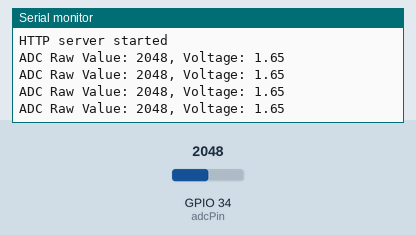
A sketch run on a simulated ESP32. Shown: the last lines printed to the serial monitor. The inputs (shaded band) are chosen by the test bench; at power-on: GPIO 34 (adcPin) = 2048 (analog values on the 0–4095 scale). WiFi joins after 1.5 s; servers stay silent unless stated.

Above: at 2.7 s.
2.8 s: GPIO 34 (adcPin) set to 2866
At 3.24 s:
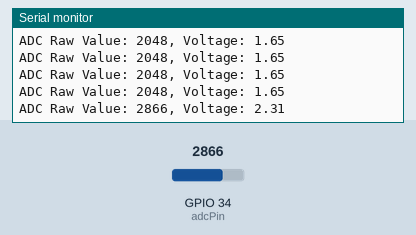
4.3 s: GPIO 34 (adcPin) set to 3603
At 4.46 s:
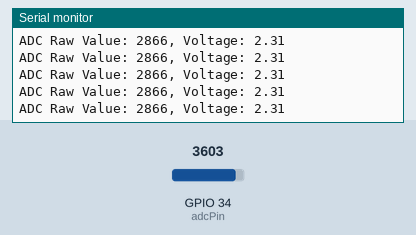
Timing chart, 0 to 7.3 s (numbered marks = the images above; inputs shaded):
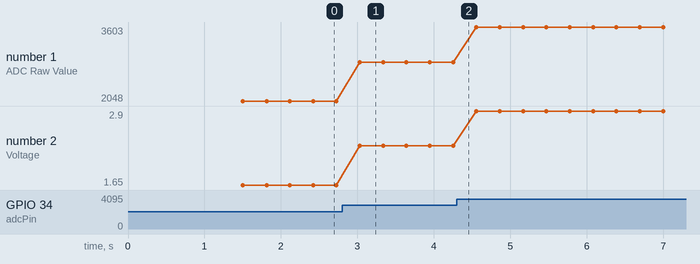

Measured:
- after the input at 2.8 s, the serial monitor: prints a new line after 0.23 s (image 1)
- plotted number 1: 2048 → 2866 after the input at 2.8 s, 2866 → 3603 after the input at 4.3 s
- plotted number 2: 1.65 → 2.31 after the input at 2.8 s, 2.31 → 2.9 after the input at 4.3 s

The sketch:

EjemploJS_ESP.ino
```cpp
/**
 * ESP32 ADC Web Server
 *
 * This code creates a web server that continuously displays ADC readings
 * from the ESP32's analog pin (GPIO 34). The webpage automatically updates
 * the readings using AJAX.
 */

#include <WiFi.h>
#include <WebServer.h>

// WiFi credentials - Replace with your network credentials
const char* ssid = "iMac de Unalmed";
const char* password = "fotonica109";

// Web server on port 80
WebServer server(80);

// ADC pin
const int adcPin = 34;  // GPIO 34 (Analog ADC1_CH6)
unsigned long lastSampleTime = 0;
const int sampleInterval = 300;  // Sample every 1 second

// HTML and JavaScript for the webpage with auto-refresh
const char index_html[] PROGMEM = R"rawliteral(
<!DOCTYPE HTML>
<html>
<head>
  <title>ESP32 ADC Data</title>
  <meta name="viewport" content="width=device-width, initial-scale=1">
  <style>
    body {
      font-family: Arial, sans-serif;
      text-align: center;
      margin: 0;
      padding: 20px;
      background-color: #f5f5f5;
    }
    .container {
      max-width: 600px;
      margin: 0 auto;
      background-color: white;
      padding: 20px;
      border-radius: 10px;
      box-shadow: 0 2px 10px rgba(0, 0, 0, 0.1);
    }
    h1 {
      color: #0066cc;
    }
    .data-display {
      font-size: 24px;
      font-weight: bold;
      margin: 20px 0;
      padding: 15px;
      background-color: #f0f8ff;
      border-radius: 5px;
    }
    .chart-container {
      width: 100%;
      height: 250px;
      margin: 20px 0;
      background-color: #f0f8ff;
      border-radius: 5px;
      position: relative;
    }
    .chart {
      width: 100%;
      height: 200px;
      overflow: hidden;
      position: relative;
    }
    #values-line {
      height: 100%;
      position: absolute;
      bottom: 0;
      width: 100%;
    }
    .data-point {
      position: absolute;
      width: 4px;
      background-color: #0066cc;
      bottom: 0;
    }
  </style>
</head>
<body>
  <div class="container">
    <h1>ESP32 ADC Data Monitor</h1>
    <p>Real-time ADC reading from GPIO 34</p>

    <div class="data-display">
      ADC Value: <span id="adcValue">--</span>
    </div>

    <div class="data-display">
      Voltage: <span id="voltage">--</span> V
    </div>

    <div class="chart-container">
      <h3>Recent Readings</h3>
      <div class="chart">
        <div id="values-line"></div>
      </div>
    </div>
  </div>

  <script>
    let dataPoints = [];
    const maxPoints = 100;

  async function updateADCValue() {
      try {
        const response = await fetch('/readADC');
        if (!response.ok) {
          throw new Error('HTTP error! Status: ${response.status}');
        }
        // Veamos que siempre lo ideal es asegurarse de que el dato llego a salvo a la pagina web, por lo que cualquier peticion de dato a pesar
        // de que el fetch se completo con exito debe de esperarse.
        const data = await response.text();
        const adcValue = parseInt(data);

        document.getElementById("adcValue").innerText = adcValue;

        // Calculate voltage (ESP32 ADC is 12-bit, so max value is 4095)
        // Reference voltage is 3.3V
        const voltage = (adcValue / 4095.0 * 3.3).toFixed(2);
        document.getElementById("voltage").innerText = voltage;

        // Update chart
        dataPoints.push(adcValue);
        if (dataPoints.length > maxPoints) {
          dataPoints.shift();
        }
        updateChart();
      } catch (error) {
        console.error('Fetch error:', error);
      }
    }

    function updateChart() {
      const chartContainer = document.getElementById("values-line");
      chartContainer.innerHTML = "";

      const max = 4095;  // Max ADC value
      const width = chartContainer.offsetWidth;
      const pointWidth = width / maxPoints;

      for (let i = 0; i < dataPoints.length; i++) {
        const point = document.createElement("div");
        point.className = "data-point";
        point.style.left = (i * pointWidth) + "px";
        point.style.height = (dataPoints[i] / max * 100) + "%";
        chartContainer.appendChild(point);
      }
    }

    // Update value every second
    setInterval(updateADCValue, 300);

    // Initial update
    updateADCValue();
  </script>
</body>
</html>
)rawliteral";

void setup() {
  Serial.begin(115200);

  // ADC setup - ESP32 has 12-bit ADC resolution (0-4095)
  analogReadResolution(12);

  // Connect to Wi-Fi
  WiFi.begin(ssid, password);
  Serial.print("Connecting to WiFi");
  while (WiFi.status() != WL_CONNECTED) {
    delay(500);
    Serial.print(".");
  }
  Serial.println();
  Serial.print("Connected to WiFi network with IP Address: ");
  Serial.println(WiFi.localIP());

  // Route for root / web page
  server.on("/", HTTP_GET, []() {
    server.send(200, "text/html", index_html);
  });

  // Route to get ADC data
  server.on("/readADC", HTTP_GET, []() {
    int adcValue = analogRead(adcPin);
    server.send(200, "text/plain", String(adcValue));
  });

  // Start server
  server.begin();
  Serial.println("HTTP server started");
}

void loop() {
  // Handle client requests
  server.handleClient();

  // Sample and log to serial at regular intervals
  unsigned long currentMillis = millis();
  if (currentMillis - lastSampleTime >= sampleInterval) {
    lastSampleTime = currentMillis;
    int adcValue = analogRead(adcPin);
    float voltage = adcValue * 3.3 / 4095.0;

    Serial.print("ADC Raw Value: ");
    Serial.print(adcValue);
    Serial.print(", Voltage: ");
    Serial.println(voltage);
  }

  // Small delay to prevent CPU hogging
  delay(10);
}
```
